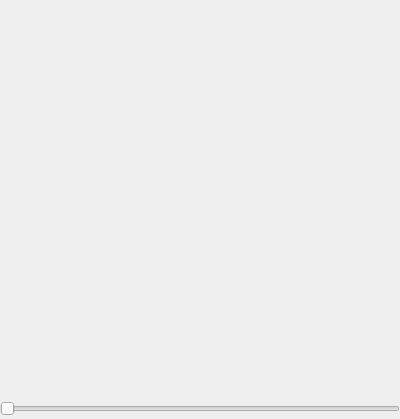
<?xml version="1.0" encoding="UTF-8"?>
<ui version="4.0">
 <class>HeatView</class>
 <widget class="QWidget" name="HeatView">
  <property name="geometry">
   <rect>
    <x>0</x>
    <y>0</y>
    <width>400</width>
    <height>419</height>
   </rect>
  </property>
  <property name="windowTitle">
   <string>Form</string>
  </property>
  <widget class="QSlider" name="SliderSelectTime">
   <property name="geometry">
    <rect>
     <x>0</x>
     <y>400</y>
     <width>400</width>
     <height>17</height>
    </rect>
   </property>
   <property name="maximum">
    <number>400</number>
   </property>
   <property name="orientation">
    <enum>Qt::Horizontal</enum>
   </property>
  </widget>
 </widget>
 <resources/>
 <connections/>
</ui>
